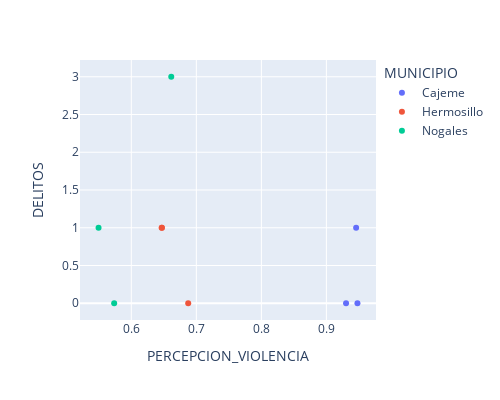

Source (notebook cell):
### Code cell
import plotly.express as px
fig = px.scatter(df, x="PERCEPCION_VIOLENCIA", y="DELITOS", color="MUNICIPIO")
fig.update_layout(width=500,
                  height=400
)
fig.show()

### Figure 1 — Plotly figure (JSON) as saved in the notebook; plotly's stock layout.template omitted (floating-point values rounded to 4 significant figures)
{"data": [{"hovertemplate": "MUNICIPIO=Cajeme<br>PERCEPCION_VIOLENCIA=%{x}<br>DELITOS=%{y}<extra></extra>", "legendgroup": "Cajeme", "marker": {"color": "#636efa", "symbol": "circle"}, "mode": "markers", "name": "Cajeme", "orientation": "v", "showlegend": true, "type": "scatter", "x": [0.9478, 0.9302, 0.9457], "xaxis": "x", "y": [0, 0, 1], "yaxis": "y"}, {"hovertemplate": "MUNICIPIO=Hermosillo<br>PERCEPCION_VIOLENCIA=%{x}<br>DELITOS=%{y}<extra></extra>", "legendgroup": "Hermosillo", "marker": {"color": "#EF553B", "symbol": "circle"}, "mode": "markers", "name": "Hermosillo", "orientation": "v", "showlegend": true, "type": "scatter", "x": [0.6471, 0.6467, 0.6875], "xaxis": "x", "y": [1, 1, 0], "yaxis": "y"}, {"hovertemplate": "MUNICIPIO=Nogales<br>PERCEPCION_VIOLENCIA=%{x}<br>DELITOS=%{y}<extra></extra>", "legendgroup": "Nogales", "marker": {"color": "#00cc96", "symbol": "circle"}, "mode": "markers", "name": "Nogales", "orientation": "v", "showlegend": true, "type": "scatter", "x": [0.5736, 0.6614, 0.5496], "xaxis": "x", "y": [0, 3, 1], "yaxis": "y"}], "layout": {"height": 400, "legend": {"title": {"text": "MUNICIPIO"}, "tracegroupgap": 0}, "margin": {"t": 60}, "width": 500, "xaxis": {"anchor": "y", "domain": [0, 1], "title": {"text": "PERCEPCION_VIOLENCIA"}}, "yaxis": {"anchor": "x", "domain": [0, 1], "title": {"text": "DELITOS"}}}}
